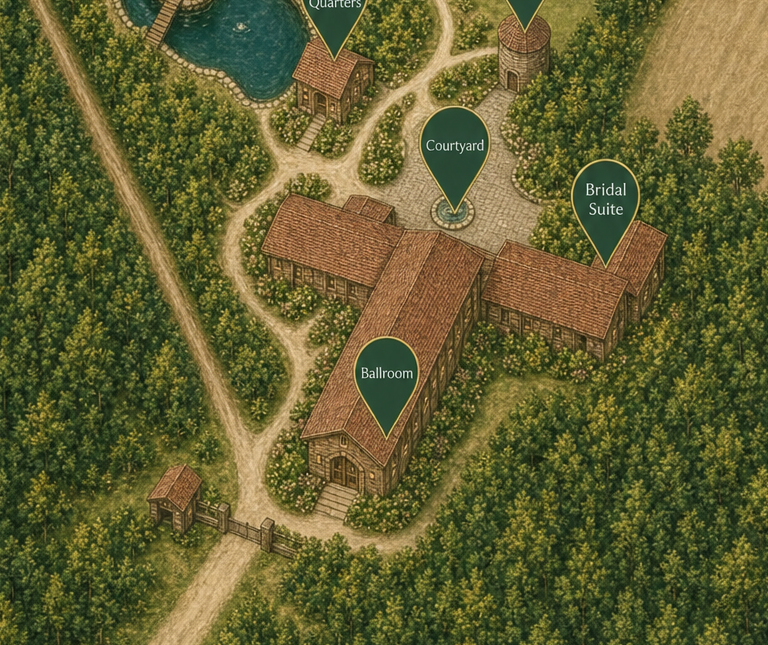
#> input picture public/maps/_qa-ballroom-crop-from-base-gen.png, 768 x 645 px, given in place of hidden-acres-grounds-illustrated-pre-road-edit.png, which was not available
$ python apply_road_markup.py
#> lines starting #> are read from the running program, lines starting #| are printed output that depends on the picture; after the words box and inside, x2 and y2 are one past the last pixel; in counts of white or black regions, pixels touching at a corner belong together; pictures that were not available may be replaced by others from this repository, and a replacement may not be noted
"""Apply markup: remove Inn↔Chapel road; extend chapel-back road to wood-line."""

from __future__ import annotations

from pathlib import Path

import numpy as np
from PIL import Image, ImageDraw, ImageFilter

ROOT = Path(__file__).resolve().parents[1]
SRC = ROOT / "public/maps/hidden-acres-grounds-illustrated-pre-road-edit.png"
MARK = ROOT / "public/maps/road-markup-reference.png"
OUT = ROOT / "public/maps/hidden-acres-grounds-illustrated.png"
ASSETS = Path(
    r"C:\Users\livingt\.cursor\projects\c-dev-hidden-acres\assets\hidden-acres-grounds-illustrated.png"
)


def soft_line(mask: np.ndarray, pts: list[tuple[int, int]], width: int) -> None:
    im = Image.fromarray((np.clip(mask, 0, 1) * 255).astype(np.uint8))
    d = ImageDraw.Draw(im)
    d.line(pts, fill=255, width=width)
    arr = np.array(im.filter(ImageFilter.GaussianBlur(1.6))).astype(np.float32) / 255.0
    np.maximum(mask, arr, out=mask)


def main() -> None:
    base = Image.open(SRC).convert("RGB")
    W, H = base.size
#> W = 768; H = 645
    work = np.array(base).astype(np.float32)
    rng = np.random.default_rng(7)

    mark = np.array(Image.open(MARK).convert("RGB"))
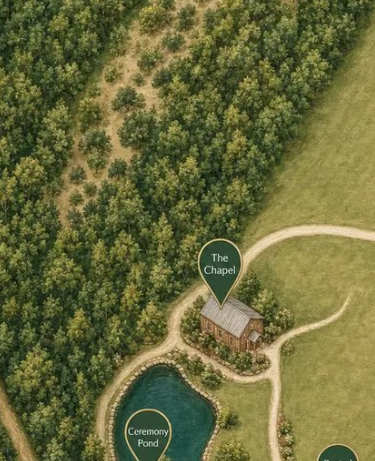
#> input picture public/maps/_qa-chapel-crop-donor.png, 375 x 461 px, given in place of road-markup-reference.png, which was not available
    mh, mw = mark.shape[:2]
#> mh = 461; mw = 375
    sx, sy = W / mw, H / mh
#> sx = 2.05; sy = 1.4
    r, g, b = [mark[:, :, i].astype(int) for i in range(3)]
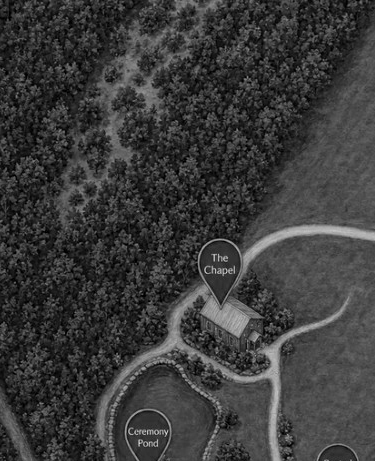
#> b: shape (461, 375) int64; min 0, max 223, mean 59.2
    blue = (b > 170) & (r < 110) & (g < 170) & (b > r + 50)
#> blue: shape (461, 375) bool; every value is 0
    red = (r > 170) & (g < 110) & (b < 110) & (r > g + 70) & (r > b + 70)
    red &= np.arange(mh)[:, None] < int(mh * 0.42)

    # Blue centerline from markup columns → full-res waypoints, then extend to wood-line
    blue_pts: list[tuple[int, int]] = []
    ys, xs = np.where(blue)
#> ys = empty array; xs = empty array
    if len(xs):
        for x0 in range(xs.min(), xs.max() + 1, 8):
            col = ys[xs == x0]
            if len(col) == 0:
                continue
            blue_pts.append((int(x0 * sx), int(np.median(col) * sy)))
    # Ensure connection to right wood-line / entry road
    if blue_pts:
        blue_pts.append((int(W * 0.94), blue_pts[-1][1]))
        blue_pts.append((int(W * 0.96), int(blue_pts[-1][1] + 10)))

    # Red erase: markup centerline + known Inn→Chapel corridor
    red_pts: list[tuple[int, int]] = []
    ys, xs = np.where(red)
    if len(xs):
        # sort by y (Inn is higher / smaller y)
        order = np.argsort(ys)
        step = max(1, len(order) // 12)
        for i in order[::step]:
            red_pts.append((int(xs[i] * sx), int(ys[i] * sy)))
    # Always include Inn entrance → chapel fork corridor
    corridor = [
        (1035, 125),
        (1000, 145),
        (960, 170),
        (920, 200),
        (880, 230),
        (840, 255),
        (800, 285),
        (770, 305),
    ]

    # --- ERASE Inn–Chapel road ---
    erase = np.zeros((H, W), dtype=np.float32)
    soft_line(erase, corridor[1:-1], 52)
#> in soft_line, `im = Image.fromarray((np.clip(mask, 0, 1) * 255).astype(np.uint8))`: im: PIL image 768x645 L; every value is 0
#> in soft_line, `im = Image.fromarray((np.clip(mask, 0, 1) * 255).astype(np.uint8))`: mask: shape (645, 768) float32; every value is 0
    if len(red_pts) >= 2:
        soft_line(erase, red_pts, 40)
    erase = np.where(erase > 0.28, 1.0, erase)
    # keep far-right main road
    erase[:, int(W * 0.92) :] = 0

    # Local grass fill from upper meadow
    wr, wg, wb = work[..., 0], work[..., 1], work[..., 2]
    lum = 0.299 * wr + 0.587 * wg + 0.114 * wb
    pathish = (lum > 140) & (wr > wb + 12)
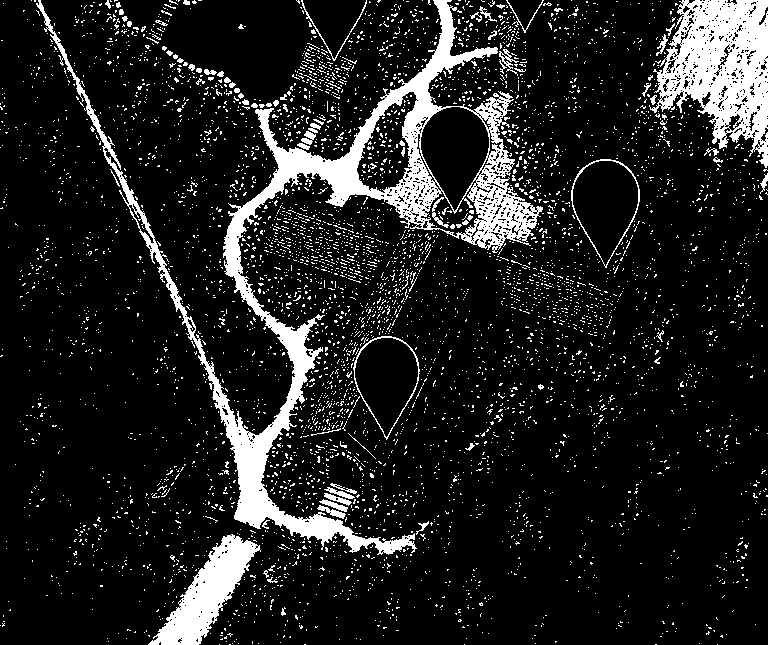
#> pathish: shape (645, 768) bool; 12.6% white; 5368 white regions (5284 under 20 px), largest, box (x1, y1, x2, y2) and area: (36, 0, 543, 555) 26811, (649, 0, 768, 168) 10947, (148, 534, 261, 645) 4748
    yy, xx = np.mgrid[0:H, 0:W]
    meadow = (xx > 750) & (xx < 1320) & (yy > 80) & (yy < 360)
    grass_ok = meadow & ~pathish & (erase < 0.3) & (wg > 75)
#> grass_ok: shape (645, 768) bool; 0.41% white; 49 white regions (37 under 20 px), largest, box (x1, y1, x2, y2) and area: (751, 140, 768, 221) 684, (751, 217, 768, 268) 514, (751, 319, 765, 342) 167
    gi = Image.fromarray(
        np.clip(work * grass_ok[..., None], 0, 255).astype(np.uint8)
    ).filter(ImageFilter.GaussianBlur(16))
    gm = Image.fromarray((grass_ok.astype(np.uint8) * 255)).filter(
        ImageFilter.GaussianBlur(16)
    )
    fill = np.array(gi).astype(np.float32) / np.maximum(
        np.array(gm).astype(np.float32)[..., None] / 255.0, 1e-3
    )
    fill = np.clip(fill + rng.normal(0, 3, work.shape), 0, 255)
    work = work * (1 - erase[..., None]) + fill * erase[..., None]

    # --- PAINT blue extension (do NOT mask by erase — different route) ---
    road = np.zeros((H, W), dtype=np.float32)
    if len(blue_pts) >= 2:
        soft_line(road, blue_pts, 22)
    road = np.clip(road, 0, 1)

    # Sample dirt from chapel-back path on ORIGINAL
    patch = np.array(base)[250:330, 600:740].astype(np.float32)
    pr, pg, pb = patch[..., 0], patch[..., 1], patch[..., 2]
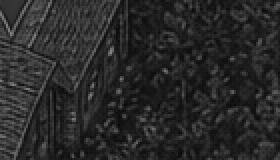
#> pb: shape (80, 140) float32 (shown 2 times larger); min 7, max 133, mean 40.9
    pl = 0.299 * pr + 0.587 * pg + 0.114 * pb
    sel = (pl > 145) & (pr > pb + 12)
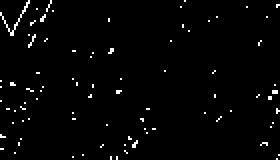
#> sel: shape (80, 140) bool (shown 2 times larger); 1.9% white in thin lines or dots
    dirt = (
        np.median(patch[sel], axis=0)
        if sel.sum() > 15
        else np.array([166.0, 151.0, 114.0])
    )
#> dirt = [185, 157, 96]
    dirt_layer = np.clip(dirt + rng.normal(0, 5.5, work.shape), 0, 255)
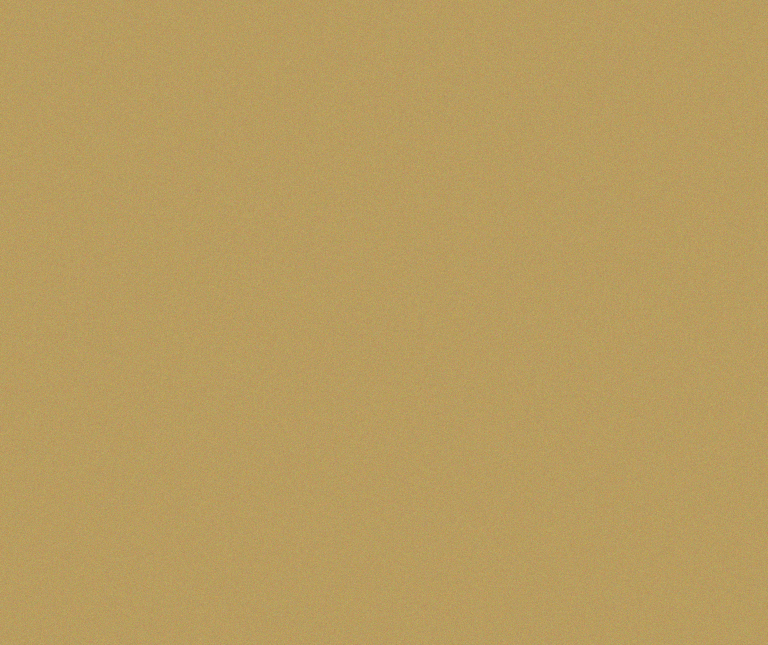
#> dirt_layer: shape (645, 768, 3) float64; mean R, G, B 185, 157, 96

    # Avoid painting over pins/water/Inn building roughly
    protect = (
        (work[:, :, 1] > 45)
        & (work[:, :, 1] < 125)
        & (work[:, :, 1] > work[:, :, 0] + 18)
        & (work[:, :, 0] < 85)
    ) | ((work[:, :, 2] > work[:, :, 0] + 25) & (work[:, :, 2] > 90))
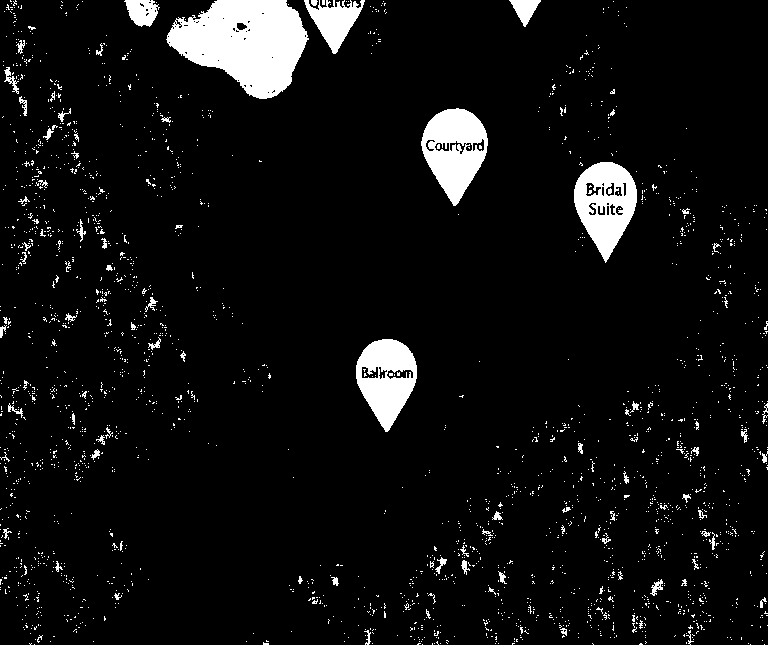
#> protect: shape (645, 768) bool; 6.3% white; 2327 white regions (2241 under 20 px), largest, box (x1, y1, x2, y2) and area: (166, 0, 309, 99) 9147, (421, 108, 488, 206) 3993, (574, 162, 637, 263) 3725
    road[protect] = 0
    # Don't cover Inn roof area
    road[60:140, 1000:1180] = 0

    pa = (road**1.05)[..., None] * 0.92
    work = work * (1 - pa) + dirt_layer * pa

    # Final: if erase zone still looks like path, force grass
    wr, wg, wb = work[..., 0], work[..., 1], work[..., 2]
    lum = 0.299 * wr + 0.587 * wg + 0.114 * wb
    bad = (erase > 0.4) & (lum > 148) & (wr > wg)
    work[bad] = fill[bad]

    final = Image.fromarray(np.clip(work, 0, 255).astype(np.uint8))
    final.save(OUT, optimize=True)
    ASSETS.parent.mkdir(parents=True, exist_ok=True)
    final.save(ASSETS)
    print(f"saved {OUT}")
    print(f"blue_pts={len(blue_pts)} erase={(erase > 0.4).sum()} road={(road > 0.4).sum()}")


if __name__ == "__main__":
    main()
